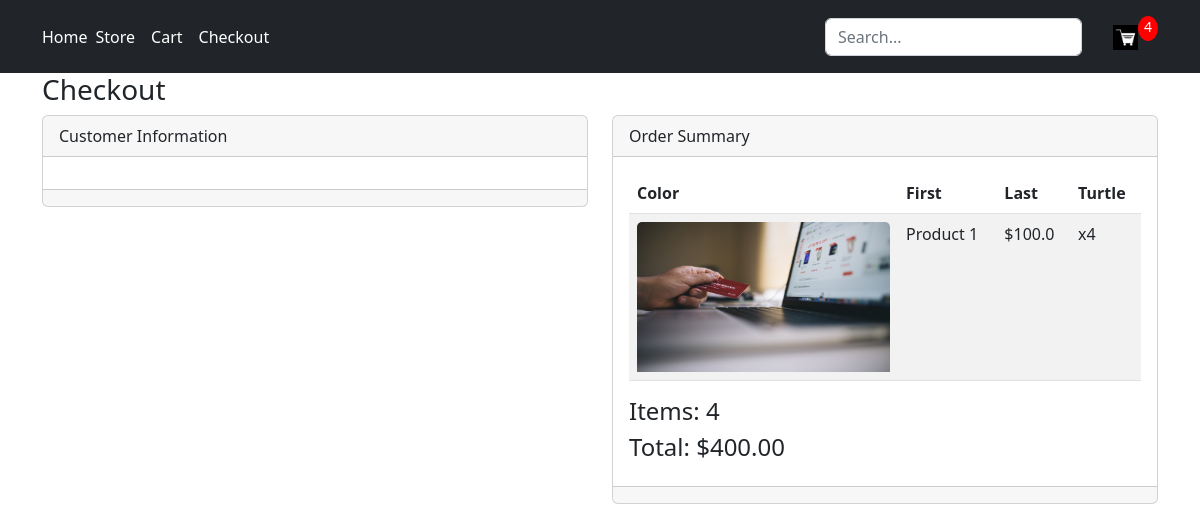
The app's page /store/checkout/ (signed in) with its own data.
### store/models.py (models this page shows, shortened)
class OrderItem(models.Model):
    product = models.ForeignKey(Product, on_delete=models.SET_NULL, blank=True, null=True)
    order = models.ForeignKey(Order, on_delete=models.SET_NULL, blank=True, null=True)
    quantity = models.IntegerField(default=0, null=True, blank=True)
    date_added = models.DateTimeField(auto_now_add=True)
    @property
    def get_total(self):
        total = self.product.price * self.quantity
        return total

class Product(models.Model):
    name = models.CharField(max_length=200, null=True)
    description = models.TextField(null=True, blank=True)
    price = models.FloatField()
    digital = models.BooleanField(default=False, null=True, blank=False)
    mod_date = models.DateTimeField(auto_now_add=True)
    rating = models.IntegerField(default=5)
    image = models.ImageField(null=True, blank=True)
    @property
    def imageURL(self):
        try:
            url = self.image.url
        except:
            url = ''
        return url

class Order(models.Model):
    customer = models.ForeignKey(Customer, on_delete=models.SET_NULL, blank=True, null=True)
    date_ordered = models.DateTimeField(auto_now_add=True)
    complete = models.BooleanField(default=False, null=True, blank=True)
    transaction_id = models.CharField(max_length=200, null=True)
    @property
    def get_cart_total(self):
        orderitems = self.orderitem_set.all()
        total = sum([item.get_total for item in orderitems])
        return total
    @property
    def get_cart_items(self):
        orderitems = self.orderitem_set.all()
        total = sum([item.quantity for item in orderitems])
        return total

### store/views.py (the view)
# urls.py: path('checkout/', views.checkout, name="checkout"),
def checkout(request):
    if request.user.is_authenticated:
        customer = request.user.customer
        order, created = Order.objects.get_or_create(customer=customer, complete=False)
        items = order.orderitem_set.all()
        cartItems = order.get_cart_items
    else:
        items = []
        order = {'get_cart_total':0, 'get_cart_items':0}
        cartitems = order['get_cart_items']
    context = {'items':items, 'order':order, 'cartItems':cartItems}
    return render(request, 'store/checkout.html', context)

### store/templates/store/checkout.html
{% extends 'store/main.html' %}
{% load static %}
{% block content %}
<h3>Checkout</h3>
<div class="row">
    <div class="col-md-6">
        <div class="card">
            <div class="card-header">
                Customer Information
            </div>
            <div class="card-body">
            </div>
            <div class="card-footer">
            </div>
        </div>
    </div>
    <div class="col-md-6">
        <div class="card">
            <div class="card-header">
                Order Summary
            </div>
            <div class="card-body">
                <table class="table table-striped">
                    <thead>
                        <tr>
                            <th scope="col">Color</th>
                            <th scope="col">First</th>
                            <th scope="col">Last</th>
                            <th scope="col">Turtle</th>
                        </tr>
                    </thead>
                    <tbody>
                        {% for item in items %}
                        <tr>
                            <td><img src="{{item.product.imageURL}}" class="card-img-top" alt="Default Placeholder Image" height="150" width="50"></td>
                            <td>{{item.product.name}}</td>
                            <td>${{item.product.price}}</td>
                            <td>x{{item.quantity}}</td>
                        </tr>
                        {% endfor %}
                    </tbody>
                </table>
                <h4>Items: {{order.get_cart_items}}</h4>
                <h4>Total: ${{order.get_cart_total|floatformat:2}}</h4>
            </div>
            <div class="card-footer">
            </div>
        </div>
    </div>
</div>
{% endblock content %}

### records on screen
OrderItem: product.imageURL (picture), product.name "Product 1", product.price "100.0", quantity "4"
Order: get_cart_items "4", get_cart_total "400.00"

### other values on screen
{{ cartItems }} "4"
